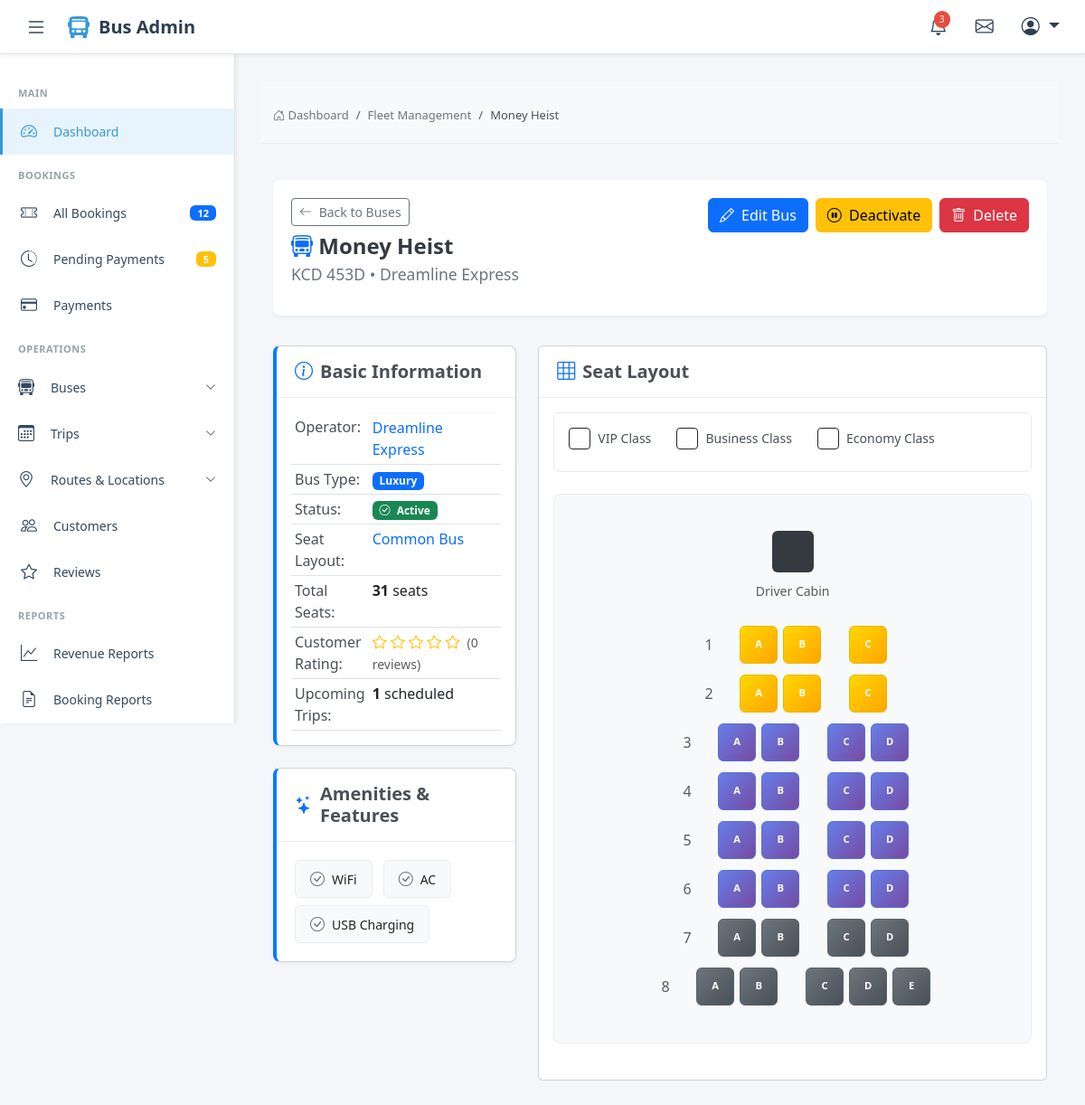
Page /buses/17/ on the committed database.
### website_application/models.py (models this page shows, shortened)
class Bus(models.Model):
    BUS_TYPE_CHOICES = [
        ('standard', 'Standard'),
        ('luxury', 'Luxury'),
        ('vip', 'VIP'),
        ('sleeper', 'Sleeper'),
    ]
    operator = models.ForeignKey(BusOperator, on_delete=models.CASCADE, related_name='buses')
    registration_number = models.CharField(max_length=50, unique=True)
    bus_name = models.CharField(max_length=200, help_text="e.g., 'Makarios X13'")
    bus_type = models.CharField(max_length=20, choices=BUS_TYPE_CHOICES)
    seat_layout = models.ForeignKey(SeatLayout, on_delete=models.PROTECT)
    amenities = models.ManyToManyField(Amenity, blank=True)
    rating = models.DecimalField(
        max_digits=3,
        decimal_places=2,
        validators=[MinValueValidator(0), MaxValueValidator(5)],
        default=0
    )
    total_ratings = models.IntegerField(default=0)
    is_active = models.BooleanField(default=True)
    created_at = models.DateTimeField(auto_now_add=True)

class BusOperator(models.Model):
    name = models.CharField(max_length=200)
    logo = models.ImageField(upload_to='operators/logos/', null=True, blank=True)
    contact_phone = models.CharField(max_length=20)
    contact_email = models.EmailField()
    description = models.TextField(blank=True)
    is_active = models.BooleanField(default=True)
    created_at = models.DateTimeField(auto_now_add=True)

class SeatLayout(models.Model):
    name = models.CharField(max_length=100, help_text="e.g., '2x2 Standard', '2x1 VIP'")
    total_rows = models.IntegerField(validators=[MinValueValidator(1)])
    seats_per_row = models.IntegerField(validators=[MinValueValidator(1)])
    total_seats = models.IntegerField()
    layout_config = models.JSONField(
        help_text="JSON configuration for seat positions, door location, etc."
    )
    image = models.ImageField(upload_to='layouts/', null=True, blank=True)

class Amenity(models.Model):
    name = models.CharField(max_length=100)
    icon = models.CharField(max_length=50, help_text="Icon class or emoji")
    description = models.TextField(blank=True)
    class Meta:
        verbose_name_plural = "Amenities"

### website_application/views.py (the view)
# urls.py: path('buses/<int:pk>/', views.bus_detail, name='bus_detail'),
def bus_detail(request, pk):
    bus = get_object_or_404(
        Bus.objects.select_related('operator', 'seat_layout').prefetch_related('amenities'),
        pk=pk
    )
    layout_config = bus.seat_layout.layout_config
    from django.utils import timezone
    upcoming_trips = bus.trips.filter(
        departure_date__gte=timezone.now().date(),
        is_active=True
    ).count()
    recent_reviews = bus.reviews.select_related('booking').order_by('-created_at')[:5]
    context = {
        'bus': bus,
        'layout_config': json.dumps(layout_config),
        'upcoming_trips': upcoming_trips,
        'recent_reviews': recent_reviews,
    }
    return render(request, 'buses/bus_detail.html', context)

### templates/buses/bus_detail.html (shortened to what this page needs)
{% extends 'admin_base.html' %}
{% load static %}
{% block content %}
<div class="breadcrumb-container">
    <div class="container-fluid">
        <nav aria-label="breadcrumb">
            <ol class="breadcrumb">
                <li class="breadcrumb-item"><a href="{% url 'admin_dashboard' %}"><i class="bi bi-house-door"></i> Dashboard</a></li>
                <li class="breadcrumb-item"><a href="{% url 'bus_list' %}">Fleet Management</a></li>
                <li class="breadcrumb-item active" aria-current="page">{{ bus.bus_name }}</li>
            </ol>
        </nav>
    </div>
</div>
<div class="container-fluid py-3">
    <div class="page-header">
        <div class="page-title-section">
            <a href="{% url 'bus_list' %}" class="btn btn-outline-secondary btn-sm mb-2">
                <i class="bi bi-arrow-left me-1"></i> Back to Buses
            </a>
            <h1><i class="bi bi-bus-front text-primary"></i> {{ bus.bus_name }}</h1>
            <p class="page-subtitle">{{ bus.registration_number }} • {{ bus.operator.name }}</p>
        </div>
        <div class="action-buttons">
            <a href="{% url 'bus_edit' bus.pk %}" class="btn btn-primary">
                <i class="bi bi-pencil me-1"></i> Edit Bus
            </a>
            <form method="post" action="{% url 'bus_toggle_status' bus.pk %}" class="d-inline">
                {% if bus.is_active %}
                <button type="submit" class="btn btn-warning" onclick="return confirm('Deactivate this bus?')">
                    <i class="bi bi-pause-circle me-1"></i> Deactivate
                </button>
                {% else %}
                <button type="submit" class="btn btn-success">
                    <i class="bi bi-play-circle me-1"></i> Activate
                </button>
                {% endif %}
            </form>
            <form method="post" action="{% url 'bus_delete' bus.pk %}" class="d-inline">
                <button type="submit" class="btn btn-danger" onclick="return confirm('Are you sure you want to delete this bus? This action cannot be undone.')">
                    <i class="bi bi-trash me-1"></i> Delete
                </button>
            </form>
        </div>
    </div>
    <div class="row">
        <div class="col-lg-4">
            <div class="card info-card">
                <div class="card-header">
                    <h5 class="card-title"><i class="bi bi-info-circle text-primary"></i> Basic Information</h5>
                </div>
                <div class="card-body">
                    <table class="table table-sm info-table">
                        <tr>
                            <th>Operator:</th>
                            <td><a href="{% url 'operator_detail' bus.operator.pk %}" class="text-decoration-none">{{ bus.operator.name }}</a></td>
                        </tr>
                        <tr>
                            <th>Bus Type:</th>
                            <td><span class="badge bg-primary">{{ bus.get_bus_type_display }}</span></td>
                        </tr>
                        <tr>
                            <th>Status:</th>
                            <td>
                                {% if bus.is_active %}
                                <span class="badge bg-success"><i class="bi bi-check-circle me-1"></i> Active</span>
                                {% else %}
                                <span class="badge bg-secondary"><i class="bi bi-pause-circle me-1"></i> Inactive</span>
                                {% endif %}
                            </td>
                        </tr>
                        <tr>
                            <th>Seat Layout:</th>
                            <td><a href="{% url 'layout_detail' bus.seat_layout.pk %}" class="text-decoration-none">{{ bus.seat_layout.name }}</a></td>
                        </tr>
                        <tr>
                            <th>Total Seats:</th>
                            <td><strong>{{ bus.seat_layout.total_seats }}</strong> seats</td>
                        </tr>
                        <tr>
                            <th>Customer Rating:</th>
                            <td>
                                <div class="rating-stars">
                                    {% for i in "12345" %}
                                        {% if forloop.counter <= bus.rating %}
                                        <i class="bi bi-star-fill"></i>
                                        {% else %}
                                        <i class="bi bi-star"></i>
                                        {% endif %}
                                    {% endfor %}
                                    <span class="text-muted small ms-1">({{ bus.total_ratings }} reviews)</span>
                                </div>
                            </td>
                        </tr>
                        <tr>
                            <th>Upcoming Trips:</th>
                            <td><strong>{{ upcoming_trips }}</strong> scheduled</td>
                        </tr>
                    </table>
                </div>
            </div>
            <div class="card info-card">
                <div class="card-header">
                    <h5 class="card-title"><i class="bi bi-stars text-primary"></i> Amenities & Features</h5>
                </div>
                <div class="card-body">
                    {% if bus.amenities.exists %}
                        {% for amenity in bus.amenities.all %}
                        <div class="amenity-badge">
                            <i class="bi bi-check-circle"></i>
                            <span>{{ amenity.name }}</span>
                        </div>
                        {% endfor %}
                    {% endif %}
                </div>
            </div>
        </div>
        <div class="col-lg-8">
            <div class="card">
                <div class="card-header">
                    <h5 class="card-title"><i class="bi bi-grid-3x3 text-primary"></i> Seat Layout</h5>
                </div>
                <div class="card-body">
                    <div class="legend-container">
                        <div class="legend-item">
                            <div class="legend-box vip"></div>
                            <span class="legend-label">VIP Class</span>
                        </div>
                        <div class="legend-item">
                            <div class="legend-box business"></div>
                            <span class="legend-label">Business Class</span>
                        </div>
                        <div class="legend-item">
                            <div class="legend-box normal"></div>
                            <span class="legend-label">Economy Class</span>
                        </div>
                    </div>
                    <div class="seat-layout-container">
                        <div class="text-center mb-4">
                            <div class="driver-seat">
                            </div>
                            <div><small class="text-muted fw-medium">Driver Cabin</small></div>
                        </div>
                        <div id="seatLayout" class="text-center"></div>
                    </div>
                </div>
            </div>
        </div>
    </div>
</div>
{% endblock %}

### templates/admin_base.html (style rules this page uses)
:root { --sidebar-width: 260px; --header-height: 60px; --primary-color: #2c3e50; --secondary-color: #34495e; --accent-color: #3498db; --hover-bg: #f8f9fa; --border-color: #dee2e6; }
* { margin: 0; padding: 0; box-sizing: border-box; }
body { font-family: 'Segoe UI', Tahoma, Geneva, Verdana, sans-serif; background-color: #f5f6fa; overflow-x: hidden; }
.page-header { background: white; padding: 20px; border-radius: 8px; margin-bottom: 30px; box-shadow: 0 1px 3px rgba(0,0,0,0.05); }
.page-header h1 { font-size: 24px; font-weight: 600; color: var(--primary-color); margin: 0; }
.breadcrumb { background: none; padding: 0; margin: 8px 0 0 0; font-size: 13px; }

### templates/buses/bus_detail.html (style rules this page uses)
.breadcrumb-container { background-color: #f8f9fa; border-bottom: 1px solid #e9ecef; padding: 0.75rem 0; margin-bottom: 1.5rem; }
.breadcrumb { margin-bottom: 0; padding: 0.5rem 0; background-color: transparent; border-radius: 0; }
.breadcrumb-item a { color: #6c757d; text-decoration: none; transition: color 0.2s; }
.breadcrumb-item.active { color: #495057; font-weight: 500; }
.page-header { display: flex; justify-content: space-between; align-items: flex-start; margin-bottom: 2rem; padding-bottom: 1rem; border-bottom: 1px solid #e9ecef; }
.page-title-section h1 { font-weight: 600; color: #343a40; margin-bottom: 0.25rem; }
.page-subtitle { color: #6c757d; font-size: 1.1rem; }
.action-buttons { display: flex; gap: 0.5rem; flex-wrap: wrap; }
.info-card { border-left: 4px solid #007bff; border-radius: 8px; box-shadow: 0 2px 4px rgba(0,0,0,0.04); margin-bottom: 1.5rem; }
.card-header { background-color: transparent; border-bottom: 1px solid #e9ecef; padding: 1rem 1.25rem; }
.card-title { font-weight: 600; color: #495057; margin-bottom: 0; display: flex; align-items: center; gap: 0.5rem; }
.info-table { margin-bottom: 0; }
.info-table th { font-weight: 500; color: #495057; width: 35%; border-top: none; }
.info-table td { border-top: 1px solid #f8f9fa; }
.seat-layout-container { background: #f8f9fa; padding: 2rem; border-radius: 8px; margin: 1.5rem 0; border: 1px solid #e9ecef; }
.driver-seat { width: 46px; height: 46px; background: #343a40; border-radius: 6px; display: inline-flex; align-items: center; justify-content: center; color: white; margin: 8px; font-size: 1.2rem; }
.legend-container { background: white; padding: 1rem; border-radius: 6px; border: 1px solid #e9ecef; margin-bottom: 1.5rem; }
.legend-item { display: inline-flex; align-items: center; margin-right: 1.5rem; margin-bottom: 0.5rem; }
.legend-box { width: 24px; height: 24px; border-radius: 4px; margin-right: 0.5rem; border: 1px solid; }
.legend-label { font-size: 0.875rem; color: #495057; font-weight: 500; }
.amenity-badge { background: #f8f9fa; padding: 0.5rem 1rem; border-radius: 6px; display: inline-flex; align-items: center; margin: 0.25rem; border: 1px solid #e9ecef; font-size: 0.875rem; }
.amenity-badge i { margin-right: 0.5rem; font-size: 1rem; color: #6c757d; }
.rating-stars { color: #ffc107; }

### rows in the picture
Bus: bus_name "Money Heist", registration_number "KCD 453D", operator.name "Dreamline Express", bus_type "Luxury", seat_layout.name "Common Bus", seat_layout.total_seats "31", rating 0 (drawn), total_ratings "0"
Amenity: name "WiFi"
Amenity: name "AC"
Amenity: name "USB Charging"

### other values in the picture
{{ upcoming_trips }} "1"
